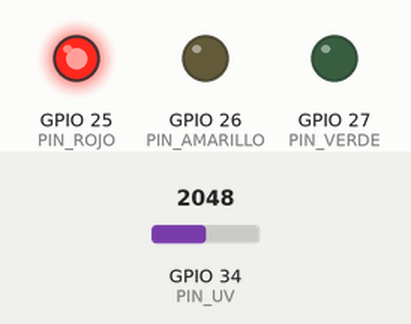
Recording of a sketch running on a simulated ESP32. On the bench: output pins drawn as LEDs (lit = HIGH). Inputs (shaded band) come from the test bench; at power-on: GPIO 34 (PIN_UV) = 2048 (analog values on the 0–4095 scale). WiFi joins after 1.5 s; servers stay silent unless stated; web services answer with replies made up by the test bench; pins used as bus, display or sensor lines are not drawn; what the sketch prints to the serial monitor is not drawn.

Above: at 1.27 s.
At 3.82 s:
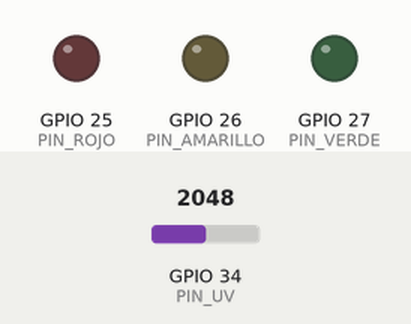
Timing chart, 0 to 4.2 s (numbered marks = the images above):
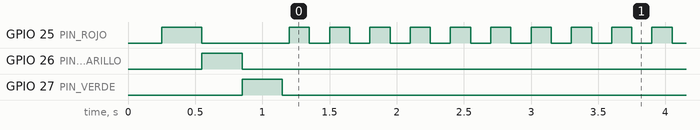

The sketch:

main.ino
```cpp
/*
  Medidor de radiación UV con semáforo
  ------------------------------------
  Placa:    ESP32 (DevKit / "ESP32 Dev Module")
  Sensor:   GUVA-S12SD (módulo Keyes) -> salida analógica
  Salida:   Mini semáforo LED (pines R, Y, G, GND)

  Conexiones (cables hembra-hembra directo al ESP32):
    Sensor UV   S            -> D34
                VCC          -> 3V3  (o D32, que el código también deja en 3,3 V)
                GND          -> GND
    Semáforo    R            -> D25
                Y            -> D26
                G            -> D27
                GND          -> GND (el otro pin GND)

  Escala de colores (Índice UV de la OMS):
    0 - 2   Bajo        -> VERDE
    3 - 5   Moderado    -> AMARILLO
    6 - 7   Alto        -> ROJO fijo
    8 - 10  Muy alto    -> ROJO parpadeo lento
    11+     Extremo     -> ROJO parpadeo rápido

  Monitor Serie: 115200 baudios. Muestra un mensaje cada 15 s
  o apenas cambia el color del semáforo.

  Celular (Telegram):
    - Avisa cuando el medidor se conecta y cada vez que cambia el nivel UV.
    - Escribe /estado al bot para ver la radiación actual.
    - El semáforo funciona igual aunque no haya WiFi.
*/

#include <WiFi.h>
#include <WiFiClientSecure.h>
#include <HTTPClient.h>

// ================== CONFIGURA ESTO ==================
const char* WIFI_NOMBRE      = "NOMBRE_DE_TU_RED";    // nombre exacto del WiFi o hotspot
const char* WIFI_CLAVE       = "CLAVE_DE_TU_RED";     // contraseña del WiFi
const char* TELEGRAM_TOKEN   = "PEGA_AQUI_EL_TOKEN";  // te lo da @BotFather
const char* TELEGRAM_CHAT_ID = "PEGA_AQUI_TU_ID";     // te lo dice el bot la primera vez
// ====================================================

// ---------------- Pines ----------------
const int PIN_UV       = 34;  // ADC1 (funciona aunque después se use WiFi)
const int PIN_ROJO     = 25;
const int PIN_AMARILLO = 26;
const int PIN_VERDE    = 27;
const int PIN_VCC_SENSOR = 32;  // alimenta el sensor UV con 3,3 V

// Si tu semáforo enciende con LOW en vez de HIGH, cambia esto a true
const bool LOGICA_INVERTIDA = false;

// ---------------- Ajustes ----------------
const int      MUESTRAS_POR_LECTURA = 64;    // promedia ruido del ADC
const uint32_t INTERVALO_LECTURA_MS = 500;   // cada cuánto se mide
const uint32_t INTERVALO_MENSAJE_MS = 15000; // cada cuánto se muestra el mensaje (15 s)
const float    SUAVIZADO            = 0.3;   // 0..1 (más bajo = más suave)
const int      LECTURAS_PARA_CAMBIO = 4;     // lecturas seguidas antes de cambiar color

// Tabla de calibración típica del GUVA-S12SD: voltaje de salida (mV) para cada índice UV.
// Índice:             0    1    2    3    4    5    6    7    8    9    10    11
const int TABLA_MV[] = {50, 227, 318, 408, 503, 606, 696, 795, 881, 976, 1079, 1170};
const int N_TABLA = sizeof(TABLA_MV) / sizeof(TABLA_MV[0]);

// ---------------- Estado ----------------
enum Nivel { BAJO, MODERADO, ALTO, MUY_ALTO, EXTREMO };
const char* NOMBRE_NIVEL[] = {"BAJO", "MODERADO", "ALTO", "MUY ALTO", "EXTREMO"};

const char* COLOR_NIVEL[] = {
  "LUZ VERDE",
  "LUZ AMARILLA",
  "LUZ ROJA",
  "LUZ ROJA PARPADEANDO",
  "LUZ ROJA PARPADEO RAPIDO"
};

// Colores de la escala UV de la OMS para los mensajes del celular
const char* EMOJI_NIVEL[] = {"🟢", "🟡", "🟠", "🔴", "🟣"};

const char* MENSAJE_NIVEL[] = {
  "Radiacion UV baja. Se puede salir a la calle con tranquilidad.",
  "Radiacion UV moderada. Se puede salir, pero usando bloqueador solar, gorro y lentes de sol.",
  "Radiacion UV alta. Salir solo si es necesario, buscar sombra y usar bloqueador, gorro, lentes y ropa que cubra la piel.",
  "Radiacion UV muy alta. Evitar salir. Si es indispensable, que sea por poco tiempo y con proteccion completa.",
  "Radiacion UV extrema. NO SE PUEDE SALIR por el alto riesgo para la salud. Permanecer bajo techo."
};

// Estas variables también las lee la tarea de Internet (por eso "volatile")
volatile float uvSuavizado = 0;
volatile bool  primeraLectura = true;
volatile Nivel nivelActual = BAJO;
Nivel nivelCandidato = BAJO;
int   contadorCandidato = 0;
int   ultimoMv = 0;

uint32_t tUltimaLectura = 0;
uint32_t tUltimoMensaje = 0;
int      nivelMostrado   = -1;  // ultimo nivel informado en pantalla

// ---------------- Funciones ----------------
void escribirLed(int pin, bool encendido) {
  digitalWrite(pin, (encendido != LOGICA_INVERTIDA) ? HIGH : LOW);
}

void luces(bool r, bool y, bool g) {
  escribirLed(PIN_ROJO, r);
  escribirLed(PIN_AMARILLO, y);
  escribirLed(PIN_VERDE, g);
}

int leerMilivoltios() {
  uint32_t suma = 0;
  for (int i = 0; i < MUESTRAS_POR_LECTURA; i++) {
    suma += analogReadMilliVolts(PIN_UV);  // usa la calibración interna del ESP32
    delayMicroseconds(200);
  }
  return suma / MUESTRAS_POR_LECTURA;
}

// Convierte mV a índice UV interpolando en la tabla
float milivoltiosAIndiceUV(int mv) {
  if (mv <= TABLA_MV[0]) return 0.0;
  for (int i = 1; i < N_TABLA; i++) {
    if (mv <= TABLA_MV[i]) {
      float fraccion = (float)(mv - TABLA_MV[i - 1]) / (TABLA_MV[i] - TABLA_MV[i - 1]);
      return (i - 1) + fraccion;
    }
  }
  // Sobre 11: se extrapola con la pendiente del último tramo
  float pendiente = TABLA_MV[N_TABLA - 1] - TABLA_MV[N_TABLA - 2];
  return (N_TABLA - 1) + (mv - TABLA_MV[N_TABLA - 1]) / pendiente;
}

Nivel indiceANivel(float uv) {
  int i = (int)(uv + 0.5);  // redondeo
  if (i <= 2)  return BAJO;
  if (i <= 5)  return MODERADO;
  if (i <= 7)  return ALTO;
  if (i <= 10) return MUY_ALTO;
  return EXTREMO;
}

void actualizarNivel(Nivel nuevo) {
  // Evita parpadeos cuando el valor está justo en un límite
  if (nuevo == nivelActual) {
    contadorCandidato = 0;
    return;
  }
  if (nuevo == nivelCandidato) {
    contadorCandidato++;
  } else {
    nivelCandidato = nuevo;
    contadorCandidato = 1;
  }
  if (contadorCandidato >= LECTURAS_PARA_CAMBIO) {
    nivelActual = nuevo;
    contadorCandidato = 0;
  }
}

void mostrarNivel(uint32_t ahora) {
  switch (nivelActual) {
    case BAJO:     luces(false, false, true);  break;
    case MODERADO: luces(false, true,  false); break;
    case ALTO:     luces(true,  false, false); break;
    case MUY_ALTO: luces((ahora / 500) % 2 == 0, false, false); break;  // 1 Hz
    case EXTREMO:  luces((ahora / 150) % 2 == 0, false, false); break;  // rápido
  }
}

void mostrarMensaje() {
  Serial.println("--------------------------------------------------");
  Serial.printf("%s - %s\n", COLOR_NIVEL[nivelActual], MENSAJE_NIVEL[nivelActual]);
  Serial.printf("Indice UV: %.1f (%s) | Sensor: %d mV\n", uvSuavizado, NOMBRE_NIVEL[nivelActual], ultimoMv);
}

// ---------------- Internet: WiFi + Telegram ----------------
long ultimoUpdateId = 0;  // último mensaje de Telegram ya leído

String urlEncode(const String& texto) {
  const char* hex = "0123456789ABCDEF";
  String salida;
  for (unsigned int i = 0; i < texto.length(); i++) {
    uint8_t c = (uint8_t)texto[i];
    if (isalnum(c) || c == '-' || c == '_' || c == '.' || c == '~') {
      salida += (char)c;
    } else {
      salida += '%';
      salida += hex[c >> 4];
      salida += hex[c & 15];
    }
  }
  return salida;
}

// Llama a la API de Telegram. Devuelve true si respondió OK (código 200).
bool telegramGet(const String& metodo, const String& parametros, String* respuesta) {
  if (WiFi.status() != WL_CONNECTED) return false;
  WiFiClientSecure cliente;
  cliente.setInsecure();  // no verifica el certificado (suficiente para el prototipo)
  HTTPClient http;
  http.setTimeout(15000);
  String url = String("https://api.telegram.org/bot") + TELEGRAM_TOKEN + "/" + metodo + "?" + parametros;
  if (!http.begin(cliente, url)) return false;
  int codigo = http.GET();
  if (respuesta != nullptr && codigo > 0) *respuesta = http.getString();
  http.end();
  if (codigo != 200) {
    Serial.printf("[Telegram] Error %d en %s", codigo, metodo.c_str());
    Serial.println(codigo == 401 ? " (revisa el TOKEN)" : codigo == 400 ? " (revisa el CHAT_ID)" : "");
    return false;
  }
  return true;
}

bool enviarTelegram(const String& chatId, const String& texto) {
  return telegramGet("sendMessage", "chat_id=" + chatId + "&text=" + urlEncode(texto), nullptr);
}

String textoEstado() {
  Nivel n = nivelActual;
  String t = String(EMOJI_NIVEL[n]) + " UV " + NOMBRE_NIVEL[n] + " (indice " + String((float)uvSuavizado, 1) + ")\n";
  t += String("Semaforo: ") + COLOR_NIVEL[n] + "\n";
  t += MENSAJE_NIVEL[n];
  return t;
}

bool chatIdConfigurado() {
  return String(TELEGRAM_CHAT_ID).indexOf("PEGA") < 0;
}

// Lee si alguien le escribió al bot y le responde
void revisarTelegram() {
  String r;
  if (!telegramGet("getUpdates", "timeout=0&limit=1&offset=" + String(ultimoUpdateId + 1), &r)) return;

  int p = r.indexOf("\"update_id\":");
  if (p < 0) return;  // no hay mensajes nuevos
  ultimoUpdateId = r.substring(p + 12).toInt();

  int c = r.indexOf("\"chat\":{\"id\":");
  if (c < 0) return;
  String chat = r.substring(c + 13, r.indexOf(',', c + 13));

  int t = r.indexOf("\"text\":\"");
  String texto = (t >= 0) ? r.substring(t + 8, r.indexOf('"', t + 8)) : "";
  texto.toLowerCase();
  Serial.printf("[Telegram] Mensaje del chat %s: %s\n", chat.c_str(), texto.c_str());

  if (chat != String(TELEGRAM_CHAT_ID)) {
    enviarTelegram(chat, String("Tu ID de chat es: ") + chat +
                         "\nCopialo en TELEGRAM_CHAT_ID dentro del codigo y vuelve a subirlo al ESP32.");
    return;
  }
  if (texto.startsWith("/estado") || texto.startsWith("estado")) {
    enviarTelegram(chat, textoEstado());
  } else {
    enviarTelegram(chat, "Hola! Escribe /estado para ver la radiacion UV actual.");
  }
}

// Corre en paralelo al semáforo, así las luces nunca se traban esperando a Internet
void tareaInternet(void* parametro) {
  bool estabaConectado = false;
  int nivelNotificado = -1;
  uint32_t tInicioConexion = millis();
  uint32_t tUltimaRevision = 0;
  uint32_t tUltimoIntentoAviso = 0;

  for (;;) {
    bool conectado = (WiFi.status() == WL_CONNECTED);

    if (conectado && !estabaConectado) {
      Serial.print("[WiFi] Conectado a ");
      Serial.print(WIFI_NOMBRE);
      Serial.print(". IP: ");
      Serial.println(WiFi.localIP());
      if (!chatIdConfigurado()) {
        Serial.println("[Telegram] Falta el CHAT_ID: abre tu bot en Telegram y presiona Iniciar.");
      }
    }
    if (!conectado && estabaConectado) {
      Serial.println("[WiFi] Se perdio la conexion. Reintentando...");
      tInicioConexion = millis();
    }
    estabaConectado = conectado;

    // Si no logra conectarse en 20 s, vuelve a intentar desde cero
    if (!conectado && millis() - tInicioConexion > 20000) {
      Serial.println("[WiFi] No conecta. Revisa nombre y clave del WiFi (debe ser de 2,4 GHz).");
      WiFi.disconnect();
      WiFi.begin(WIFI_NOMBRE, WIFI_CLAVE);
      tInicioConexion = millis();
    }

    if (conectado && !primeraLectura) {
      // Aviso al celular cuando cambia el nivel (o al conectarse por primera vez)
      if (chatIdConfigurado() && (int)nivelActual != nivelNotificado &&
          (tUltimoIntentoAviso == 0 || millis() - tUltimoIntentoAviso > 10000)) {
        tUltimoIntentoAviso = millis();
        int nivelAEnviar = nivelActual;
        String titulo = (nivelNotificado < 0) ? "Medidor UV conectado." : "Cambio el nivel de radiacion UV.";
        if (enviarTelegram(TELEGRAM_CHAT_ID, titulo + "\n" + textoEstado())) {
          nivelNotificado = nivelAEnviar;
          Serial.println("[Telegram] Aviso enviado al celular.");
        }
      }
      // Revisa si le escribieron al bot cada 10 s
      if (millis() - tUltimaRevision >= 10000) {
        tUltimaRevision = millis();
        revisarTelegram();
      }
    }
    vTaskDelay(pdMS_TO_TICKS(500));
  }
}

void pruebaInicial() {
  luces(true, false, false);  delay(300);
  luces(false, true, false);  delay(300);
  luces(false, false, true);  delay(300);
  luces(false, false, false);
}

// ---------------- Programa ----------------
void setup() {
  Serial.begin(115200);
  delay(200);

  pinMode(PIN_ROJO, OUTPUT);
  pinMode(PIN_AMARILLO, OUTPUT);
  pinMode(PIN_VERDE, OUTPUT);

  pinMode(PIN_VCC_SENSOR, OUTPUT);
  digitalWrite(PIN_VCC_SENSOR, HIGH);  // enciende el sensor
  delay(50);

  analogReadResolution(12);
  analogSetAttenuation(ADC_11db);  // rango ~0-3,1 V

  pruebaInicial();
  Serial.println();
  Serial.println("Medidor UV listo. Mensaje cada 15 segundos o al cambiar de color.");

  // WiFi + Telegram en una tarea aparte (núcleo 0)
  WiFi.mode(WIFI_STA);
  WiFi.begin(WIFI_NOMBRE, WIFI_CLAVE);
  Serial.print("[WiFi] Conectando a ");
  Serial.println(WIFI_NOMBRE);
  xTaskCreatePinnedToCore(tareaInternet, "internet", 12288, NULL, 1, NULL, 0);
}

void loop() {
  uint32_t ahora = millis();

  if (ahora - tUltimaLectura >= INTERVALO_LECTURA_MS) {
    tUltimaLectura = ahora;

    ultimoMv = leerMilivoltios();
    float uv = milivoltiosAIndiceUV(ultimoMv);

    if (primeraLectura) {
      uvSuavizado = uv;
      nivelActual = indiceANivel(uv);
      primeraLectura = false;
    } else {
      uvSuavizado = SUAVIZADO * uv + (1 - SUAVIZADO) * uvSuavizado;
    }
    actualizarNivel(indiceANivel(uvSuavizado));
  }

  // Mensaje cada 15 s, o de inmediato si cambia el color
  if (!primeraLectura &&
      ((int)nivelActual != nivelMostrado || ahora - tUltimoMensaje >= INTERVALO_MENSAJE_MS)) {
    tUltimoMensaje = ahora;
    nivelMostrado = nivelActual;
    mostrarMensaje();
  }

  mostrarNivel(ahora);
}
```

Measured:
- by itself, GPIO 25 (PIN_ROJO): repeats every 0.30 s: HIGH 0.15 s, LOW 0.15 s
